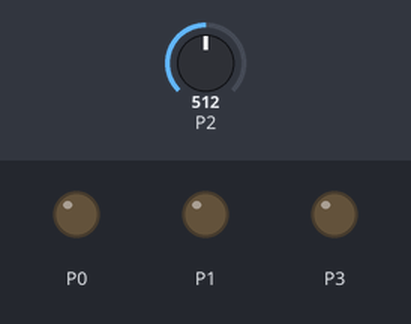
Bench run of a program on a simulated Calliope mini (MakeCode). On the bench: output pins drawn as LEDs (lit = HIGH). Inputs (shaded band) come from the test bench; at power-on: P2 = 512 (analog values on the 0–1023 scale).

Above: at 1.2 s.
1.3 s: P2 set to 12
3.0 s: P2 set to 9
At 3.9 s:
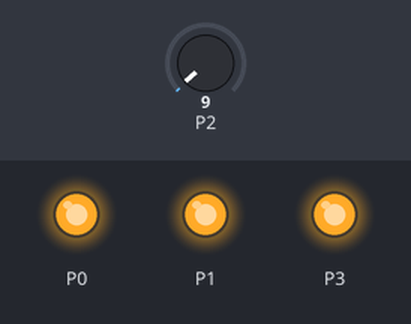
At 5.16 s:
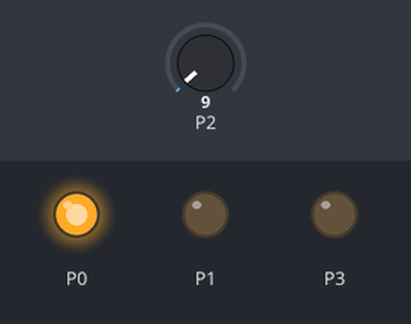
Timing chart, 0 to 12.0 s (numbered marks = the images above; inputs shaded):
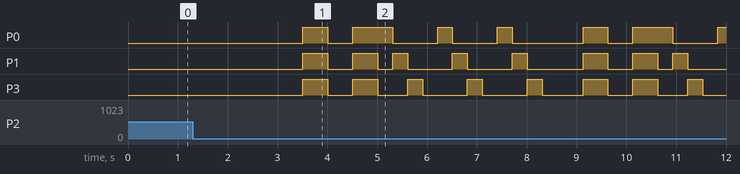

Measured:
- the behaviour switches between 11 and 10 on P2 (found by bisection; images 0 and 1)
- after the input at 1.3 s, every drawn part: stays the same
- after the input at 3.0 s, P0: LOW → HIGH after 0.51 s, → LOW 0.50 s later, → HIGH 0.50 s later, → LOW 0.80 s later, … (13 changes in this stretch); P1: LOW → HIGH after 0.51 s, → LOW 0.50 s later, → HIGH 0.50 s later, → LOW 0.50 s later, … (16 changes in this stretch)

The program:

main.ts
```typescript
function Flow () {
    pins.digitalWritePin(DigitalPin.P0, 1)
    basic.pause(PauseFlow)
    pins.digitalWritePin(DigitalPin.P0, 0)
    pins.digitalWritePin(DigitalPin.P1, 1)
    basic.pause(PauseFlow)
    pins.digitalWritePin(DigitalPin.P1, 0)
    pins.digitalWritePin(DigitalPin.P3, 1)
    basic.pause(PauseFlow)
    pins.digitalWritePin(DigitalPin.P3, 0)
    basic.pause(PauseFlow)
}
function Blinken () {
    basic.pause(PauseBlink)
    pins.digitalWritePin(DigitalPin.P0, 1)
    pins.digitalWritePin(DigitalPin.P1, 1)
    pins.digitalWritePin(DigitalPin.P3, 1)
    basic.pause(PauseBlink)
    pins.digitalWritePin(DigitalPin.P0, 0)
    pins.digitalWritePin(DigitalPin.P1, 0)
    pins.digitalWritePin(DigitalPin.P3, 0)
}
let Tag = 0
let PauseFlow = 0
let PauseBlink = 0
let DunkelSchalten = 10
PauseBlink = 500
PauseFlow = 300
basic.forever(function () {
    if (pins.analogReadPin(AnalogReadWritePin.P2) <= DunkelSchalten) {
        Tag = 1
    } else {
        Tag = 0
    }
    if (Tag == 1) {
        for (let index = 0; index < 2; index++) {
            Blinken()
        }
        for (let index = 0; index < 3; index++) {
            Flow()
        }
    }
})
```

test.ts
```typescript
// Hier kann man Tests durchführen; diese Datei wird nicht kompiliert, wenn dieses Paket als Erweiterung verwendet wird.
```
